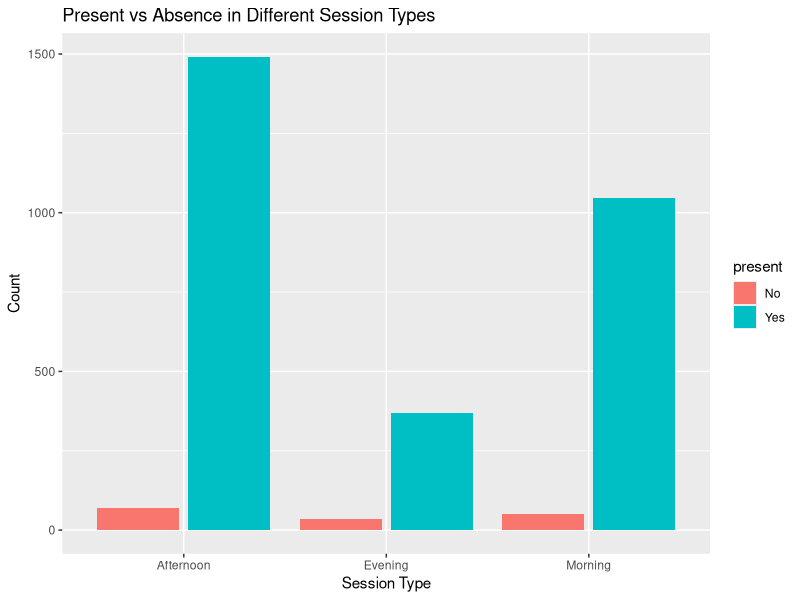
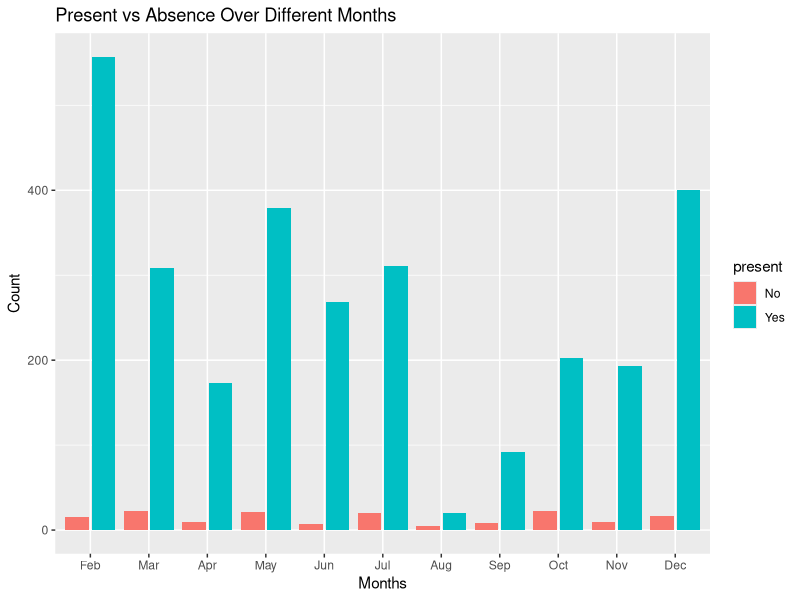
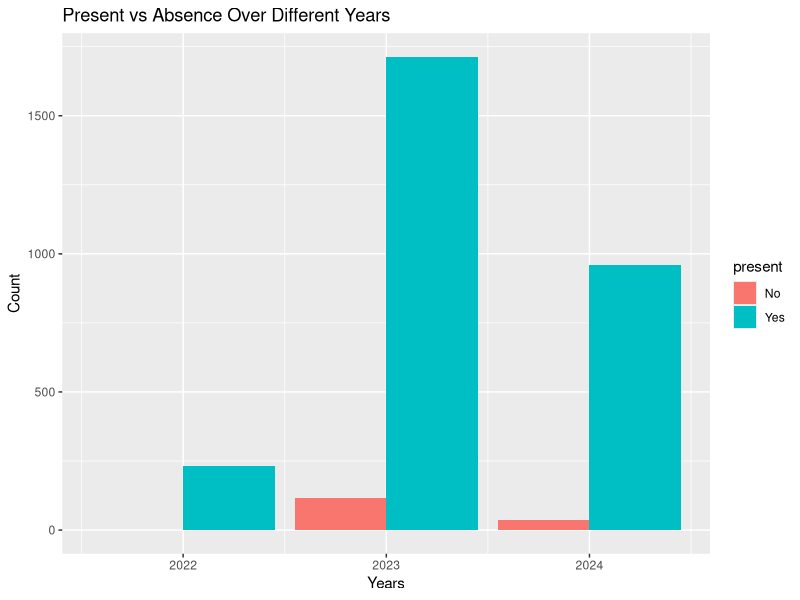

Write the R code that produced these figures, in order.
## ---- chunk 1
#| include: false
#| warning: false
#| message: false

library(tidyverse)
library(dplyr)
library(readr)

cleaned_data <- read_csv(here::here("data/cleaned_data/cleaned_data.csv"))
raw_data <- read_csv(here::here("data/raw_data/unedited_data.csv"))
## ---- chunk 2
#| label: fig-count
#| fig-cap: Count of Number of Sessions per Year, Month, & Type
#| echo: false

table(cleaned_data$session_type)

cleaned_data$session_month <- factor(cleaned_data$session_month, levels = month.abb)
table(cleaned_data$session_month)

table(cleaned_data$session_year)
## ---- chunk 3
#| label: fig-session_type
#| fig-cap: Comparison of Attendance in Morning, Afternoon, vs Evening Session
#| echo: false

ggplot(cleaned_data, aes(x = session_type, fill = present)) +
  geom_bar(position = "dodge2") + 
  labs(
    title = "Present vs Absence in Different Session Types",
    x = "Session Type",
    y = "Count"
  )
## ---- chunk 4
#| label: fig-session_month
#| fig-cap: Comparison of Attendance over Different Months
#| echo: false

cleaned_data |> 
  ggplot(aes(x = session_month, fill = present)) +
  geom_bar(position = "dodge2") + 
  labs(
    title = "Present vs Absence Over Different Months",
    x = "Months",
    y = "Count"
  )
## ---- chunk 5
#| label: fig-session_year
#| fig-cap: Comparison of Attendance between 2022 to 2024
#| echo: false

cleaned_data |> 
  ggplot(aes(x = session_year, fill = present)) +
  geom_bar(position = "dodge") + 
  labs(
    title = "Present vs Absence Over Different Years",
    x = "Years",
    y = "Count"
  )
